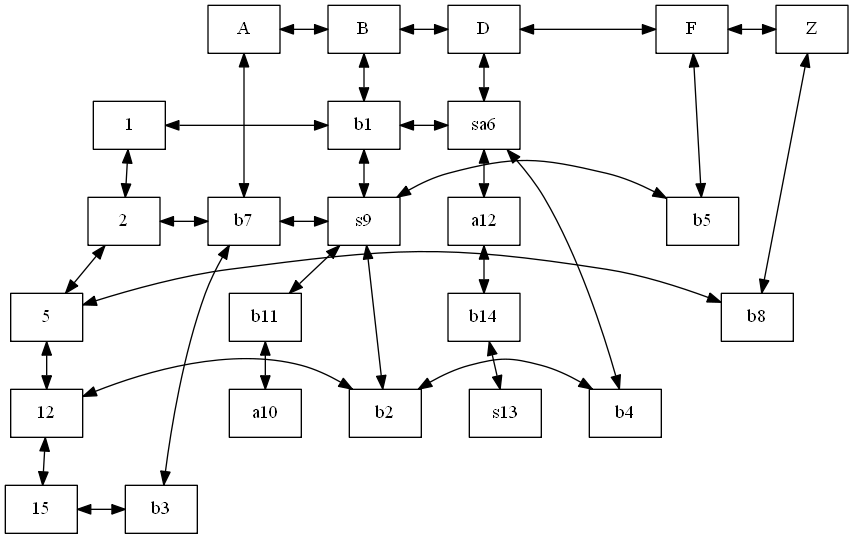

The Python source for this figure:

class nodoEncabezado:
    def __init__(self, indice):
        self.indice = indice
        self.siguiente = None
        self.anterior = None
        self.primero = None
        self.izquierda = None
        self.arriba = None

class nodoDato:
    def __init__(self, col, fila, dato, dimension):
        self.izquierda = None
        self.derecha = None
        self.arriba = None
        self.abajo = None
        self.frente = None
        self.atras = None
        self.col = col
        self.fila = fila
        self.dato = dato
        self.dimension = dimension

class matriz:
    def __init__(self):
        self.pFila = None
        self.pCol = None
        self.grafica = 'digraph g{ rankdir = TB; node [shape = rectangle]; graph [nodesep = 0.5];'

    def insertar(self, col, fila, dato, dimension):
        nuevo = nodoDato(col, fila, dato, dimension)
        if self.pCol is None:
            self.pCol = nodoEncabezado(col)
            self.pFila = nodoEncabezado(fila)
            self.pCol.primero = nuevo
            nuevo.arriba = self.pCol
            self.pFila.primero = nuevo
            nuevo.izquierda = self.pFila
        else:
            cabezaFila = self.pFila
            while cabezaFila is not None:
                if cabezaFila.indice != fila:
                    if cabezaFila.indice < fila:
                        if cabezaFila.siguiente is None:
                            # crea encabezado nuevo al final de las filas existentes
                            aux = nodoEncabezado(fila)
                            aux.anterior = cabezaFila
                            cabezaFila.siguiente = aux
                            aux.primero = nuevo
                            nuevo.izquierda = aux
                            cabezaFila = None
                        else:
                            cabezaFila = cabezaFila.siguiente
                    elif cabezaFila.indice > fila:
                        # crea encabezado nuevo en medio de dos existentes
                        if cabezaFila == self.pFila:
                            aux = nodoEncabezado(fila)
                            self.pFila.anterior = aux
                            aux.siguiente = self.pFila
                            aux.primero = nuevo
                            nuevo.izquierda = aux
                            self.pFila = aux
                            cabezaFila = None
                        else:
                            aux = nodoEncabezado(fila)
                            nodoAnterior = cabezaFila.anterior
                            nodoAnterior.siguiente = aux
                            aux.anterior = nodoAnterior
                            aux.siguiente = cabezaFila
                            cabezaFila.anterior = aux
                            nuevo.izquierda = aux
                            aux.primero = nuevo
                            cabezaFila = None
                else:
                    nodo = cabezaFila.primero
                    bandera = True
                    while bandera:
                        columna = nodo
                        if columna.col < col:
                            if nodo.derecha is None:
                                nodo.derecha = nuevo
                                nuevo.izquierda = nodo
                                cabezaFila = None
                                bandera = False
                            else:
                                nodo = nodo.derecha
                        elif columna.col > col:
                            if nodo == cabezaFila.primero:
                                cabezaFila.primero.izquierda = nuevo
                                nuevo.derecha = cabezaFila.primero
                                nuevo.izquierda = cabezaFila
                                cabezaFila.primero = nuevo
                                cabezaFila = None
                                bandera = False
                            else:
                                prev = nodo.izquierda
                                prev.derecha = nuevo
                                nuevo.izquierda = prev
                                nuevo.derecha = nodo
                                nodo.izquierda = nuevo
                                cabezaFila = None
                                bandera = False
                        else:
                            bandera = False
                            cabezaFila = None
            # BUSCA COLUMNA A LA QUE PERTENECE EL NUEVO NODO
            cabezaCol = self.pCol
            while cabezaCol is not None:
                if cabezaCol.indice != col:
                    if cabezaCol.indice < col:
                        if cabezaCol.siguiente is None:
                            # crea encabezado nuevo al final de las filas existentes
                            aux = nodoEncabezado(col)
                            aux.anterior = cabezaCol
                            cabezaCol.siguiente = aux
                            aux.primero = nuevo
                            nuevo.arriba = aux
                            cabezaCol = aux.siguiente
                        else:
                            cabezaCol = cabezaCol.siguiente
                    elif cabezaCol.indice > col:
                        # crea encabezado nuevo en medio de dos existentes
                        if cabezaCol == self.pCol:
                            aux = nodoEncabezado(col)
                            self.pCol.anterior = aux
                            aux.siguiente = self.pCol
                            aux.primero = nuevo
                            nuevo.arriba = aux
                            self.pCol = aux
                            cabezaCol = None
                        else:
                            aux = nodoEncabezado(col)
                            nodoAnterior = cabezaCol.anterior
                            nodoAnterior.siguiente = aux
                            aux.anterior = nodoAnterior
                            aux.siguiente = cabezaCol
                            cabezaCol.anterior = aux
                            nuevo.arriba = aux
                            aux.primero = nuevo
                            cabezaCol = None
                else:
                    # LA COLUMNA ES IGUAL A UNA YA EXISTENTE
                    nodo = cabezaCol.primero
                    bandera = True
                    while bandera:
                        row = nodo
                        #while row.izquierda is not None:
                         #   row = row.izquierda
                        if row.fila < fila:
                            if nodo.abajo is None:
                                nodo.abajo = nuevo
                                nuevo.arriba = nodo
                                cabezaCol = None
                                bandera = False
                            else:
                                nodo = nodo.abajo
                        elif row.fila > fila:
                            if nodo == cabezaCol.primero:
                                nodo.arriba = nuevo
                                nuevo.abajo = nodo
                                nuevo.arriba = cabezaCol
                                cabezaCol.primero = nuevo
                                cabezaCol = None
                                bandera = False
                            else:
                                prev = nodo.arriba
                                prev.abajo = nuevo
                                nuevo.arriba = prev
                                nuevo.abajo = nodo
                                nodo.arriba = nuevo
                                cabezaCol = None
                                bandera = False
                        elif row.fila == fila:
                            self.insertarProfundidad(nodo, nuevo)
                            bandera = False
                            cabezaCol = None

    def insertarProfundidad(self, nodo, nuevo):
        bandera = True
        aux = nodo
        while bandera:
            if aux.dimension > nuevo.dimension:
                if aux.atras is None:
                    aux.atras = nuevo
                    nuevo.frente = aux
                    print "nodo" + aux.dato + " atras es: " + nuevo.dato
                    bandera = False
                else:
                    if aux.atras.dimension < nuevo.dimension:
                        nuevo.frente = aux
                        nuevo.atras = aux.atras
                        aux.atras.frente = nuevo
                        aux.atras = nuevo
                        print "nodo" + aux.dato + " atras es: " + nuevo.dato
                        bandera = False
                    else:
                        aux = aux.atras
            elif aux.dimension < nuevo.dimension:
                if aux.frente is None:
                    aux.frente = nuevo
                    nuevo.atras = aux
                    print "nodo" + str(aux.dato) + " frente es: " + str(nuevo.dato)
                    bandera = False
                else:
                    if aux.frente.dimension > nuevo.dimension:
                        nuevo.atras = aux
                        nuevo.frente = aux.frente
                        aux.frente.atras = nuevo
                        aux.frente = nuevo
                        print "nodo" + str(aux.dato) + " frente es: " + str(nuevo.dato)
                        bandera = False
                    else:
                        aux = aux.frente
            else:
                print "Ya existe el nodo"
                bandera = False


    def recorrerMatriz(self):
        fila = self.pFila
        col = self.pCol
        texto = self.grafica
        txt = ""
        if fila is not None:
            if fila.siguiente is not None:
                while fila.siguiente is not None:
                    txt = '{rank = same; "' + str(fila.indice) + '" '
                    texto = texto + '"' + str(fila.indice) + '"->"' + str(fila.siguiente.indice) + '" [dir=both];'
                    nodo = fila.primero
                    texto = texto + '"' + str(fila.indice) + '"->"' + str(nodo.dato) + '" [dir = both];'
                    txt = txt + '"' + str(nodo.dato) + '" '
                    if nodo.derecha is not None:
                        while nodo.derecha is not None:
                            texto = texto + '"' + str(nodo.dato) + '"->"' + str(nodo.derecha.dato) + '" [dir = both];'
                            txt = txt + '"' + str(nodo.derecha.dato) + '" '
                            if (nodo.atras is not None) or (nodo.frente is not None):
                                if nodo.atras is not None:
                                    aux = nodo
                                    while aux.atras is not None:
                                        texto = texto + '"' + str(aux.dato) + '"->"' + str(aux.atras.dato) + '" [dir=both];'
                                        aux = aux.atras
                                if nodo.frente is not None:
                                    aux = nodo
                                    while aux.frente is not None:
                                        texto = texto + '"' + str(aux.dato) + '"->"' + str(aux.frente.dato) + '" [dir=both];'
                                        aux = aux.frente
                            nodo = nodo.derecha
                        if (nodo.atras is not None) or (nodo.frente is not None):
                            if nodo.atras is not None:
                                aux = nodo
                                while aux.atras is not None:
                                    texto = texto + '"' + str(aux.dato) + '"->"' + str(aux.atras.dato) + '" [dir=both];'
                                    aux = aux.atras
                            if nodo.frente is not None:
                                aux = nodo
                                while aux.frente is not None:
                                    texto = texto + '"' + str(aux.dato) + '"->"' + str(
                                        aux.frente.dato) + '" [dir=both];'
                                    aux = aux.frente
                        txt = txt + "}"
                        texto = texto +  txt
                        fila = fila.siguiente
                    else:
                        texto = texto + txt + "}"
                        fila = fila.siguiente
                txt = '{rank = same; "' + str(fila.indice) + '" '
                nodo = fila.primero
                texto = texto + '"' + str(fila.indice) + '"->"' + str(nodo.dato) + '" [dir = both];'
                txt = txt + '"' + str(nodo.dato) + '" '
                if nodo.derecha is not None:
                    while nodo.derecha is not None:
                        texto = texto + '"' + str(nodo.dato) + '"->"' + str(nodo.derecha.dato) + '" [dir = both];'
                        txt = txt + '"' + str(nodo.derecha.dato) + '" '
                        nodo = nodo.derecha
                    txt = txt + "}"
                    texto = texto + txt
                else:
                    texto = texto + txt + "}"
        txt = "{rank = same; "
        if col is not None:
            txt = txt + '"' + str(col.indice) + '" '
            if col.siguiente is not None:
                while col.siguiente is not None:
                    texto = texto + '"' + str(col.indice) + '"->"' + str(col.siguiente.indice) + '" [dir=both];'
                    nodo = col.primero
                    texto = texto + '"' + str(col.indice) + '"->"' + str(nodo.dato) + '" [dir = both];'
                    txt = txt + '"' + str(col.siguiente.indice) + '" '
                    if nodo.abajo is not None:
                        while nodo.abajo is not None:
                            texto = texto + '"' + str(nodo.dato) + '"->"' + str(nodo.abajo.dato) + '" [dir = both];'
                            nodo = nodo.abajo
                        col = col.siguiente
                    else:
                        texto = texto + txt + "}"
                        col = col.siguiente
                nodo = col.primero
                texto = texto + '"' + str(col.indice) + '"->"' + str(nodo.dato) + '" [dir = both];'
                if nodo.abajo is not None:
                    while nodo.abajo is not None:
                        texto = texto + '"' + str(nodo.dato) + '"->"' + str(nodo.abajo.dato) + '" [dir = both];'
                        nodo = nodo.abajo
                else:
                    texto = texto + txt + "}"
        texto = texto + txt + "}}"
        print texto
        self.grafica = texto

    def ejecutar(self):
        import os
        dotPath = "dot"
        fileInputPath = "matriz.txt"
        fileOutputPath = "matriz.png"
        tParam = " -Tpng "
        tOParam = " -o "
        tuple = (dotPath + tParam + fileInputPath + tOParam + fileOutputPath)
        os.system(tuple)

    def crearArch(self):
        arch = open('matriz.txt', 'w')
        arch.write(str(matriz.grafica))
        arch.close()

matriz = matriz()
matriz.insertar("B", 1, "b1", 1)
matriz.insertar("B", 12, "b2", 1)
matriz.insertar("A", 15, "b3", 1)
matriz.insertar("D", 12, "b4", 1)
matriz.insertar("F", 2, "b5", 1)
matriz.insertar("D", 1, "sa6", 4)
matriz.insertar("A", 2, "b7", 1)
matriz.insertar("Z", 5, "b8", 1)
matriz.insertar("B", 2, "s9", 1)
matriz.insertar("B", 2, "a10", 3)
matriz.insertar("B", 2, "b11", 2)
matriz.insertar("D", 1, "a12", 3)
matriz.insertar("D", 1, "s13", 1)
matriz.insertar("D", 1, "b14", 2)
print "____________________________"
matriz.recorrerMatriz()
matriz.crearArch()
matriz.ejecutar()
print "____________________________"
